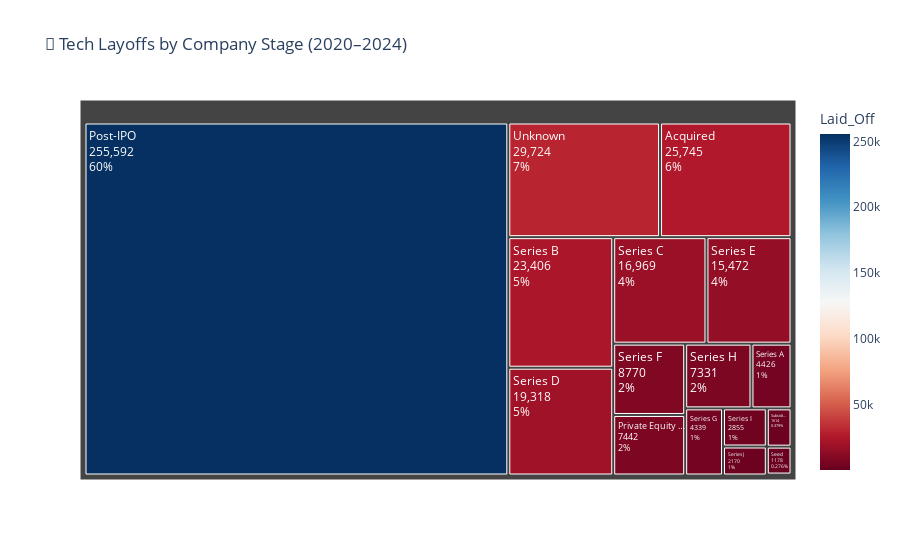

The notebook cell saved with this chart:
### Code cell
stage_layoffs = df.groupby('Stage')['Laid_Off'].sum().reset_index()

# Plotly Treemap
fig = px.treemap(
    stage_layoffs,
    path=['Stage'],
    values='Laid_Off',
    color='Laid_Off',
    color_continuous_scale='RdBu',
    title='🌲 Tech Layoffs by Company Stage (2020–2024)'
)

fig.update_traces(textinfo='label+value+percent entry')
fig.show()

### Figure 1 — Plotly figure (JSON) as saved in the notebook; plotly's stock layout.template omitted (floating-point values rounded to 4 significant figures)
{"data": [{"branchvalues": "total", "customdata": [[25740.0], [255600.0], [7442.0], [40.0], [1178.0], [4426.0], [23410.0], [16970.0], [19320.0], [15470.0], [8770.0], [4339.0], [7331.0], [2855.0], [2170.0], [1614.0], [29720.0]], "domain": {"x": [0, 1], "y": [0, 1]}, "hovertemplate": "labels=%{label}<br>Laid_Off_sum=%{value}<br>parent=%{parent}<br>id=%{id}<br>Laid_Off=%{color}<extra></extra>", "ids": ["Acquired", "Post-IPO", "Private Equity …", "Private …", "Seed", "Series A", "Series B", "Series C", "Series D", "Series E", "Series F", "Series G", "Series H", "Series I", "Series J", "Subsidi…", "Unknown"], "labels": ["Acquired", "Post-IPO", "Private Equity …", "Private …", "Seed", "Series A", "Series B", "Series C", "Series D", "Series E", "Series F", "Series G", "Series H", "Series I", "Series J", "Subsidi…", "Unknown"], "marker": {"coloraxis": "coloraxis", "colors": [25740.0, 255600.0, 7442.0, 40.0, 1178.0, 4426.0, 23410.0, 16970.0, 19320.0, 15470.0, 8770.0, 4339.0, 7331.0, 2855.0, 2170.0, 1614.0, 29720.0]}, "name": "", "parents": ["", "", "", "", "", "", "", "", "", "", "", "", "", "", "", "", ""], "textinfo": "label+value+percent entry", "type": "treemap", "values": [25740.0, 255600.0, 7442.0, 40.0, 1178.0, 4426.0, 23410.0, 16970.0, 19320.0, 15470.0, 8770.0, 4339.0, 7331.0, 2855.0, 2170.0, 1614.0, 29720.0]}], "layout": {"coloraxis": {"colorbar": {"title": {"text": "Laid_Off"}}, "colorscale": [[0, "rgb(103,0,31)"], [0.1, "rgb(178,24,43)"], [0.2, "rgb(214,96,77)"], [0.3, "rgb(244,165,130)"], [0.4, "rgb(253,219,199)"], [0.5, "rgb(247,247,247)"], [0.6, "rgb(209,229,240)"], [0.7, "rgb(146,197,222)"], [0.8, "rgb(67,147,195)"], [0.9, "rgb(33,102,172)"], [1, "rgb(5,48,97)"]]}, "legend": {"tracegroupgap": 0}, "title": {"text": "🌲 Tech Layoffs by Company Stage (2020–2024)"}}}
